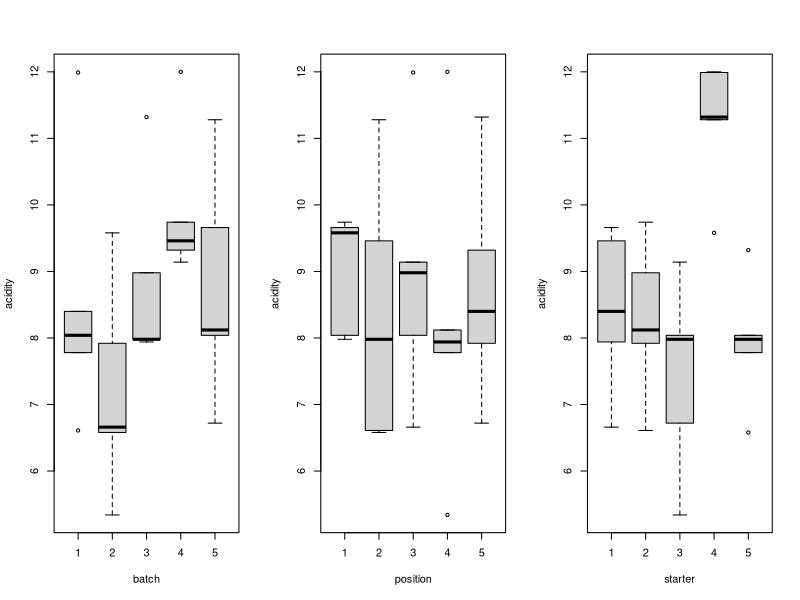
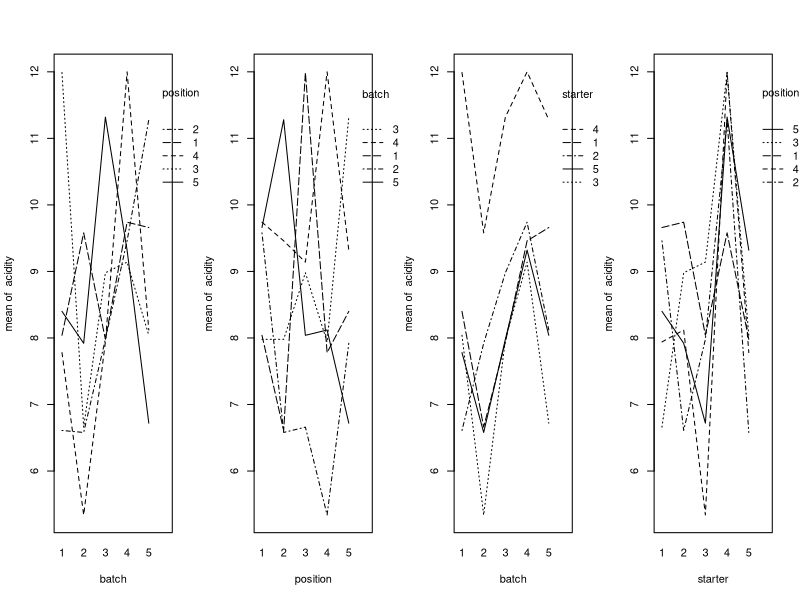
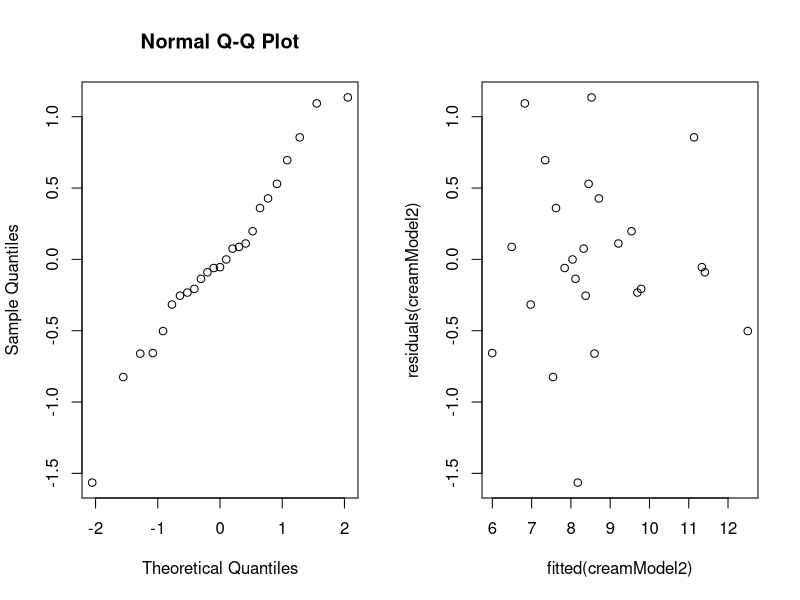
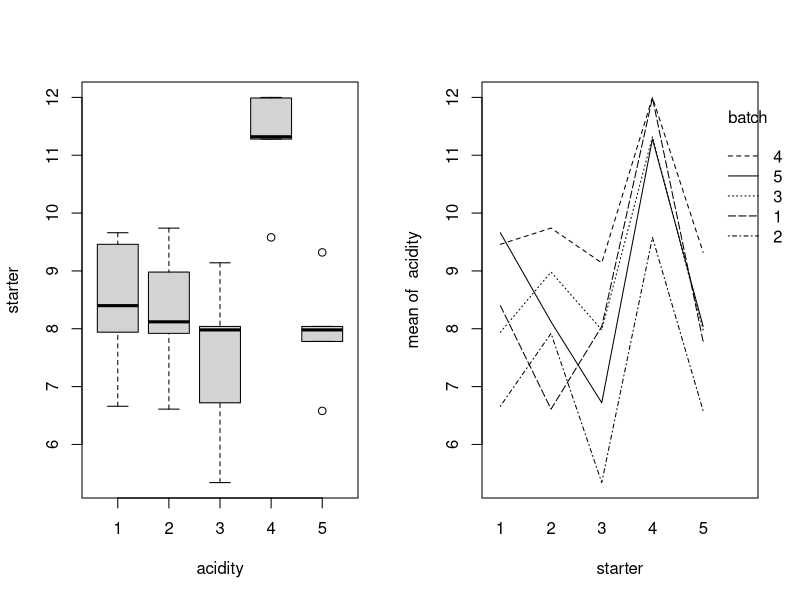

The R source for these figures, in order:
# Analyze the data in a three-way experiment without interactions with acidity as response and starter, batch and position as factors. 
# By using summary command, can you tell whether there is a significant difference between the effects of starter 1 and starter 2 on acidity?
library(lme4)

creamdata <- read.table("datas/cream.txt", header = TRUE)
creamdata

# checking normality
par(mfrow=c(1,3))
attach(creamdata)
boxplot(acidity~batch)
boxplot(acidity~position)
boxplot(acidity~starter)

# We construct a boxplot to get an understanding of the factors' primary effects. 
# Interactions are hidden from sight. 
# Another reason we constructed boxplots is to check whether there are significant outliers or not. 
#The reason we do this is that outliers can have a negative effect on the three-way ANOVA, reducing the accuracy of our results.

par(mfrow=c(1,4))
attach(creamdata)
interaction.plot(batch,position,acidity)
interaction.plot(position,batch,acidity)
interaction.plot(batch,starter,acidity)
interaction.plot(starter,position,acidity)

# We used interaction plots to understand the behavior of one variable depending on the value of another variable and to observe interactions clearly.
# Some nonparallel curves can be seen, indicating interactions.

shapirotest.pvalue <- round(shapiro.test(acidity)$p.value, digits = 3)
shapiro.test(batch)
shapiro.test(starter)
shapiro.test(position)

# For any combination of the factors, our dependent variable should be approximately regularly distributed. 
# For doing a three-way ANOVA, the data just has to be roughly normal because it is "robust" to breaches of normality, meaning that it can be slightly violated and still produce accurate findings. 
# As a result, we'll use the Shapiro-Wilk normality test to determine whether or not the data is normal.
# Since the p-value value is not less than .05, we can assume the dataset comes from a population that is normally distributed.

btest.batch <- round(bartlett.test(acidity ~ batch, data=creamdata)$p.value, digits=3)
btest.starter <- round(bartlett.test(acidity ~ starter, data=creamdata)$p.value, digits=3)
btest.position <- round(bartlett.test(acidity ~ position, data=creamdata)$p.value, digits=3)

# For each combination of the groups containing the three independent variables, there must be homogeneity of variances. As a result, we use the Bartlett test of homogeneity of variances to evaluate this assumption.
# With the obtained p-values from the test, we can see that homogeneity of variances was confirmed. Therefore, we can start to apply three-way ANOVA.

# 3-way
creamdata$starter=factor(creamdata$starter) ; creamdata$position=factor(creamdata$position)
creamdata$batch=factor(creamdata$batch)
creamModel=lm(acidity~batch+position+starter,data=creamdata)

anova.of.model<- round(anova(creamModel), digits = 3)
anova.of.model
#anova.of.model$`Pr(>F)`[1]

summary.of.model <- summary(creamModel)
round(summary.of.model$coefficients, digits = 3)
# Using the summary command, we can observe that the effects of starter1 and starter2 on acidity are not significantly different.

#b

# From the previous ANOVA result, we obtained that position factor is insignificant. Therefore we remove position from our model and apply ANOVA with the remaining significant factors.

#creamModel2=lm(acidity~starter*batch+position,data=creamdata)
creamModel2=lm(acidity~batch+starter,data=creamdata)
anova.of.model2<- round(anova(creamModel2), digits = 3)
anova.of.model2

summary.of.model2 <- summary(creamModel2)

starter1 <- summary.of.model2$coefficients[1:1,]
starters <- summary.of.model2$coefficients[6:9,]

starter1 <- c(round(summary.of.model2$coefficients[1:1,], digits = 3))
starter2 <- c(round(summary.of.model2$coefficients[6:6,], digits = 3))
starter3 <- c(round(summary.of.model2$coefficients[7:7,], digits = 3))
starter4 <- c(round(summary.of.model2$coefficients[8:8,], digits = 3))
starter5 <- c(round(summary.of.model2$coefficients[9:9,], digits = 3))

dataframe.starters <- data.frame(starter1, starter2, starter3, starter4, starter5)
final.df.starters <- as.data.frame(t(dataframe.starters))
final.df.starters

# We fitted a linear model to predict acidity with batch and starter. The model explains a statistically significant and substantial proportion of variance.
# The effect of starter2,starter3, and starter5 is statistically non-significant and negative whereas the effect of starter4 is statistically significant and positive.

par(mfrow=c(1,2)) ; qqnorm(residuals(creamModel2)); plot(fitted(creamModel2),residuals(creamModel2))

# Finally, we'll search for normality of errors by plotting the residuals, which are data corrected for various population means and should appear normal. From observed plots, we can say that the residuals QQ-plot on the left appear to be normal. 
# The spread in the residuals does not fluctuate in a predictable way as a function of any variable, particularly the fitted values. The fitted values against the residuals graph on the right appear to be normal, with no noticeable trend. The proposed fixed effects model is reported to be a suitable fit.

# c
par(mfrow=c(1,2))
boxplot(acidity~starter,xlab="acidity",ylab="starter")
interaction.plot(starter,batch,acidity)

friedman.test.pvalue <- round(friedman.test(acidity,starter,batch,data=creamdata)$p.value, digits= 3)
friedman.test.pvalue

# The test result reinforces what we have already discovered previously, the null hypothesis is rejected.

# d
creamlmer=lmer(acidity~starter+(1|position)+(1|batch), data=creamdata, REML=FALSE)
anova.of.lmer <- round(anova(creamlmer), digits = 3)
anova.of.lmer

summary.of.lmer <-summary(creamlmer)
round(summary.of.lmer$coefficients, digits = 3)
round(summary.of.model2$coefficients, digits = 3)

# In order to implement the mixed-effects models, we use the lme4 library.  The function lmer gives the correct implementation of the crossover design, with the individuals as “random effects”. 
# We fitted a linear mixed model to predict acidity with starter. The model included position and batch as random effects. The model's explanatory power related to the fixed effects alone is 0.03. The effect of starter is statistically non-significant and positive. 
# The estimated starter and batch effects under Fixed effects are slightly different from those in the previously obtained fixed-effect result.
